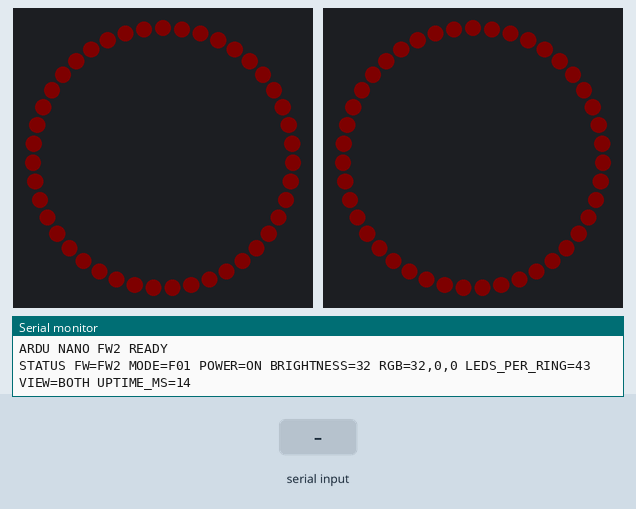
Bench run of a sketch on a simulated Arduino Nano, built with avr-gcc and run on an emulated ATmega328P. Shown: 2 × 43 RGB LEDs in a ring, first at the top, clockwise, the last lines printed to the serial monitor. Inputs (shaded band) come from the test bench. Dim RGB values are drawn brighter than linear.

Above: at 1.2 s.
1.3 s: "OFF\n" received over Serial
At 2.0 s:
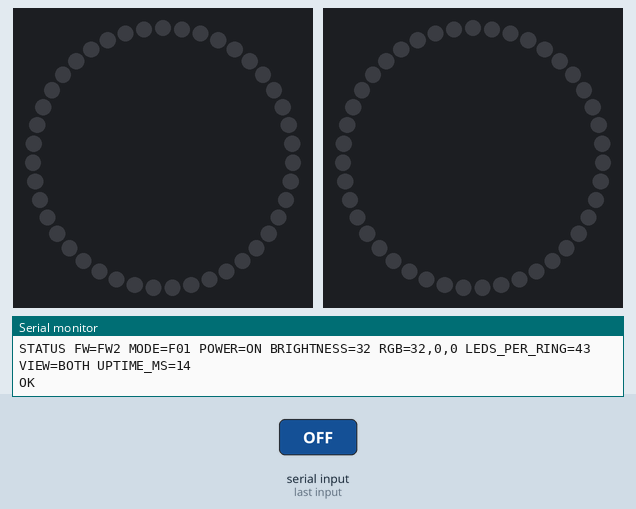
2.8 s: "ON\n" received over Serial
At 3.2 s:
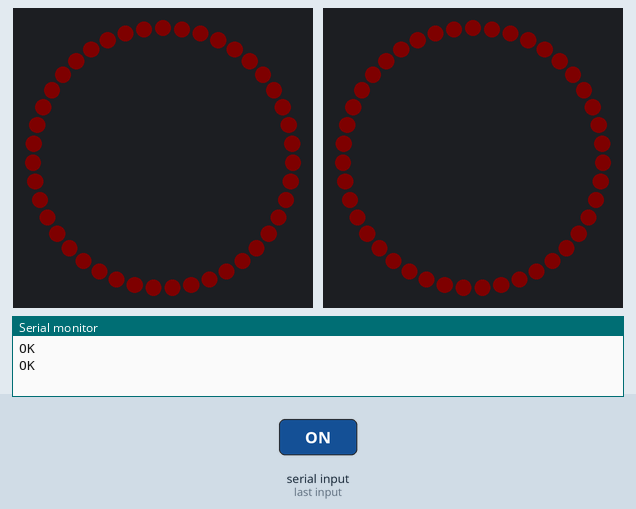
4.3 s: "RING A\n" received over Serial
At 5.5 s:
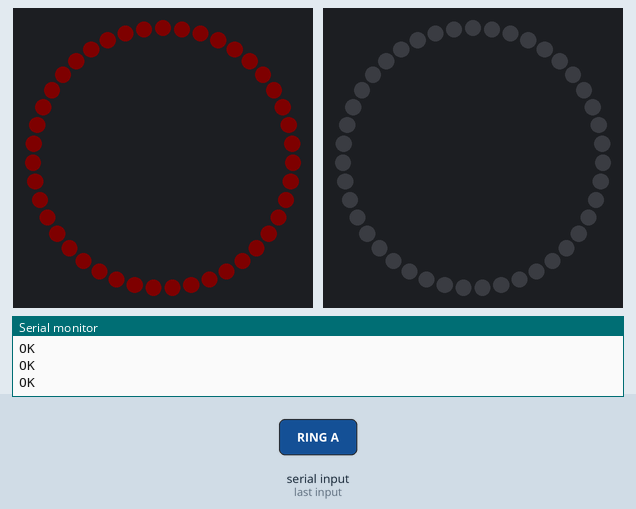
5.8 s: "RING B\n" received over Serial
At 6.7 s:
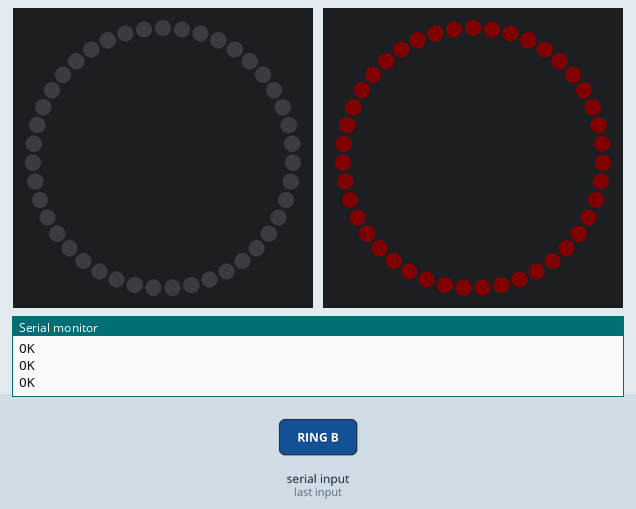
7.3 s: "BOTH\n" received over Serial
At 7.8 s:
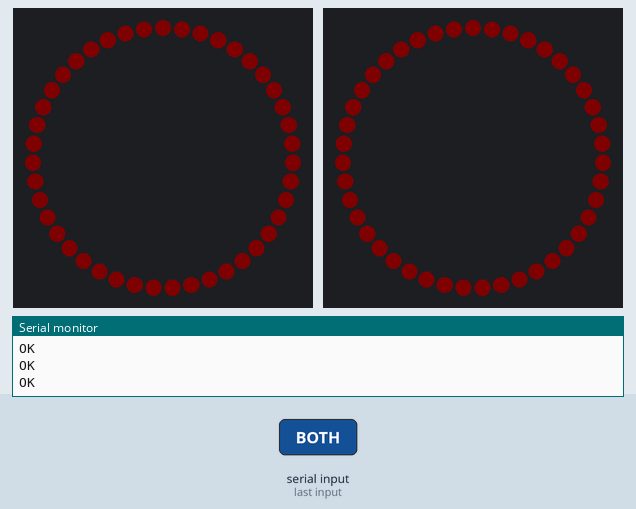
Timing chart, 0 to 9.8 s (numbered marks = the images above; inputs shaded):
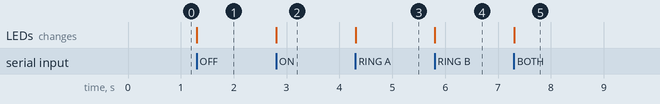

Measured:
- after the input at 1.3 s, the LEDs: change at once (image 1)
- after the input at 2.8 s, the LEDs: change at once (image 2)
- after the input at 4.3 s, the LEDs: change at once (image 3)
- after the input at 5.8 s, the LEDs: change at once (image 4)
- after the input at 7.3 s, the LEDs: change at once (image 5)

The sketch:

nano_fw2.ino
```cpp
#include <Arduino.h>
#include <FastLED.h>

namespace ArduPins {
constexpr uint8_t RING_A = 6;
constexpr uint8_t RING_B = 7;
constexpr uint8_t MIC_IN = A0;
constexpr uint8_t RTC_SDA = A4;
constexpr uint8_t RTC_SCL = A5;
}

namespace ArduConfig {
constexpr unsigned long SERIAL_BAUD = 115200UL;
constexpr uint16_t LED_COUNT = 43;
constexpr uint8_t DEFAULT_BRIGHTNESS = 32;
constexpr uint16_t MAX_MILLIAMPS_TOTAL = 1000;
constexpr size_t RX_BUFFER_SIZE = 64;
}

struct ArduSettings {
  bool power = true;
  uint8_t brightness = ArduConfig::DEFAULT_BRIGHTNESS;
  uint8_t red = 32;
  uint8_t green = 0;
  uint8_t blue = 0;
};

enum class RingView : uint8_t {
  BOTH,
  A_ONLY,
  B_ONLY
};

ArduSettings settings;
RingView ringView = RingView::BOTH;

CRGB ledsA[ArduConfig::LED_COUNT];
CRGB ledsB[ArduConfig::LED_COUNT];

char rxBuffer[ArduConfig::RX_BUFFER_SIZE];
size_t rxLength = 0;

void renderFrame() {
  const CRGB color = settings.power
      ? CRGB(settings.red, settings.green, settings.blue)
      : CRGB::Black;

  fill_solid(ledsA, ArduConfig::LED_COUNT, CRGB::Black);
  fill_solid(ledsB, ArduConfig::LED_COUNT, CRGB::Black);

  if (settings.power) {
    if (ringView == RingView::BOTH || ringView == RingView::A_ONLY) {
      fill_solid(ledsA, ArduConfig::LED_COUNT, color);
    }
    if (ringView == RingView::BOTH || ringView == RingView::B_ONLY) {
      fill_solid(ledsB, ArduConfig::LED_COUNT, color);
    }
  }

  FastLED.setBrightness(settings.brightness);
  FastLED.show();
}

const __FlashStringHelper* ringViewName() {
  switch (ringView) {
    case RingView::A_ONLY:
      return F("A");
    case RingView::B_ONLY:
      return F("B");
    default:
      return F("BOTH");
  }
}

void printStatus() {
  Serial.print(F("STATUS FW=FW2 MODE=F01 POWER="));
  Serial.print(settings.power ? F("ON") : F("OFF"));
  Serial.print(F(" BRIGHTNESS="));
  Serial.print(settings.brightness);
  Serial.print(F(" RGB="));
  Serial.print(settings.red);
  Serial.print(',');
  Serial.print(settings.green);
  Serial.print(',');
  Serial.print(settings.blue);
  Serial.print(F(" LEDS_PER_RING="));
  Serial.print(ArduConfig::LED_COUNT);
  Serial.print(F(" VIEW="));
  Serial.print(ringViewName());
  Serial.print(F(" UPTIME_MS="));
  Serial.println(millis());
}

bool parseByte(const char* text, uint8_t& value) {
  if (text == nullptr || *text == '\0') {
    return false;
  }

  char* end = nullptr;
  const long parsed = strtol(text, &end, 10);

  if (*end != '\0' || parsed < 0 || parsed > 255) {
    return false;
  }

  value = static_cast<uint8_t>(parsed);
  return true;
}

void handleCommand(char* command) {
  if (strcmp(command, "PING") == 0) {
    Serial.println(F("PONG"));
    return;
  }

  if (strcmp(command, "STATUS") == 0) {
    printStatus();
    return;
  }

  if (strcmp(command, "ON") == 0) {
    settings.power = true;
    renderFrame();
    Serial.println(F("OK"));
    return;
  }

  if (strcmp(command, "OFF") == 0) {
    settings.power = false;
    renderFrame();
    Serial.println(F("OK"));
    return;
  }

  if (strcmp(command, "BOTH") == 0) {
    ringView = RingView::BOTH;
    renderFrame();
    Serial.println(F("OK"));
    return;
  }

  if (strcmp(command, "RING A") == 0) {
    ringView = RingView::A_ONLY;
    renderFrame();
    Serial.println(F("OK"));
    return;
  }

  if (strcmp(command, "RING B") == 0) {
    ringView = RingView::B_ONLY;
    renderFrame();
    Serial.println(F("OK"));
    return;
  }

  if (strncmp(command, "BRIGHT ", 7) == 0) {
    uint8_t value = 0;
    if (!parseByte(command + 7, value)) {
      Serial.println(F("ERR BAD_BRIGHTNESS"));
      return;
    }

    settings.brightness = value;
    renderFrame();
    Serial.println(F("OK"));
    return;
  }

  if (strncmp(command, "COLOR ", 6) == 0) {
    char* save = nullptr;
    char* token = strtok_r(command + 6, " ", &save);

    uint8_t r = 0;
    uint8_t g = 0;
    uint8_t b = 0;

    if (!parseByte(token, r)) {
      Serial.println(F("ERR BAD_COLOR"));
      return;
    }

    token = strtok_r(nullptr, " ", &save);
    if (!parseByte(token, g)) {
      Serial.println(F("ERR BAD_COLOR"));
      return;
    }

    token = strtok_r(nullptr, " ", &save);
    if (!parseByte(token, b)) {
      Serial.println(F("ERR BAD_COLOR"));
      return;
    }

    if (strtok_r(nullptr, " ", &save) != nullptr) {
      Serial.println(F("ERR BAD_COLOR"));
      return;
    }

    settings.red = r;
    settings.green = g;
    settings.blue = b;
    settings.power = true;
    renderFrame();
    Serial.println(F("OK"));
    return;
  }

  if (strcmp(command, "HELP") == 0) {
    Serial.println(F("CMDS PING STATUS ON OFF BOTH RING_A RING_B"));
    Serial.println(F("FORMAT RING A | RING B | BRIGHT <n> | COLOR <r> <g> <b>"));
    return;
  }

  Serial.println(F("ERR UNKNOWN_COMMAND"));
}

void pollSerial() {
  while (Serial.available() > 0) {
    const char c = static_cast<char>(Serial.read());

    if (c == '\r') {
      continue;
    }

    if (c == '\n') {
      if (rxLength > 0) {
        rxBuffer[rxLength] = '\0';
        handleCommand(rxBuffer);
        rxLength = 0;
      }
      continue;
    }

    if (rxLength < ArduConfig::RX_BUFFER_SIZE - 1) {
      rxBuffer[rxLength++] = c;
    } else {
      rxLength = 0;
      Serial.println(F("ERR LINE_TOO_LONG"));
    }
  }
}

void setup() {
  Serial.begin(ArduConfig::SERIAL_BAUD);

  FastLED.addLeds<WS2812B, ArduPins::RING_A, GRB>(ledsA, ArduConfig::LED_COUNT);
  FastLED.addLeds<WS2812B, ArduPins::RING_B, GRB>(ledsB, ArduConfig::LED_COUNT);
  FastLED.setMaxPowerInVoltsAndMilliamps(5, ArduConfig::MAX_MILLIAMPS_TOTAL);

  FastLED.clear(true);
  renderFrame();

  Serial.println(F("ARDU NANO FW2 READY"));
  printStatus();
}

void loop() {
  pollSerial();
}
```
